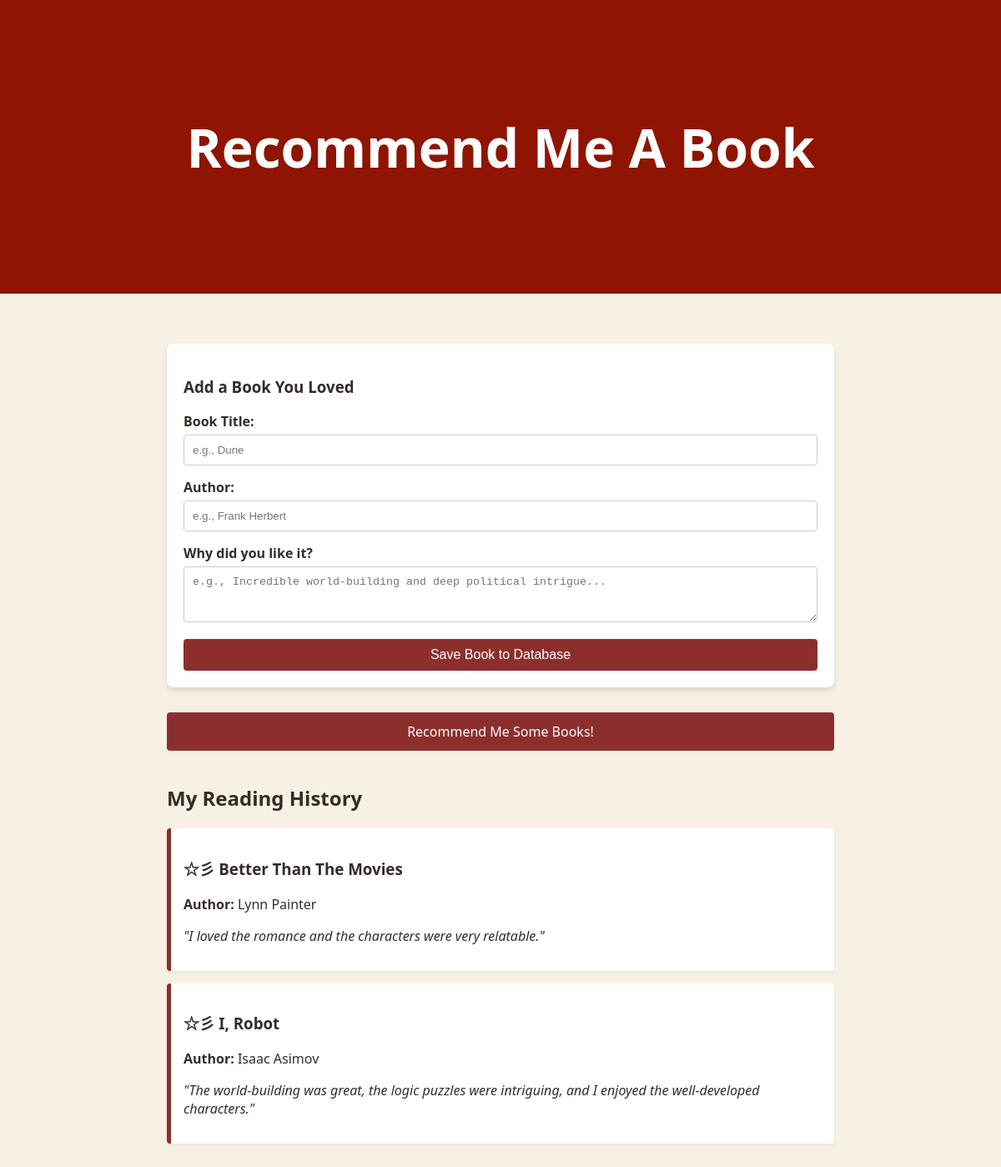
Before: / with the older database file.
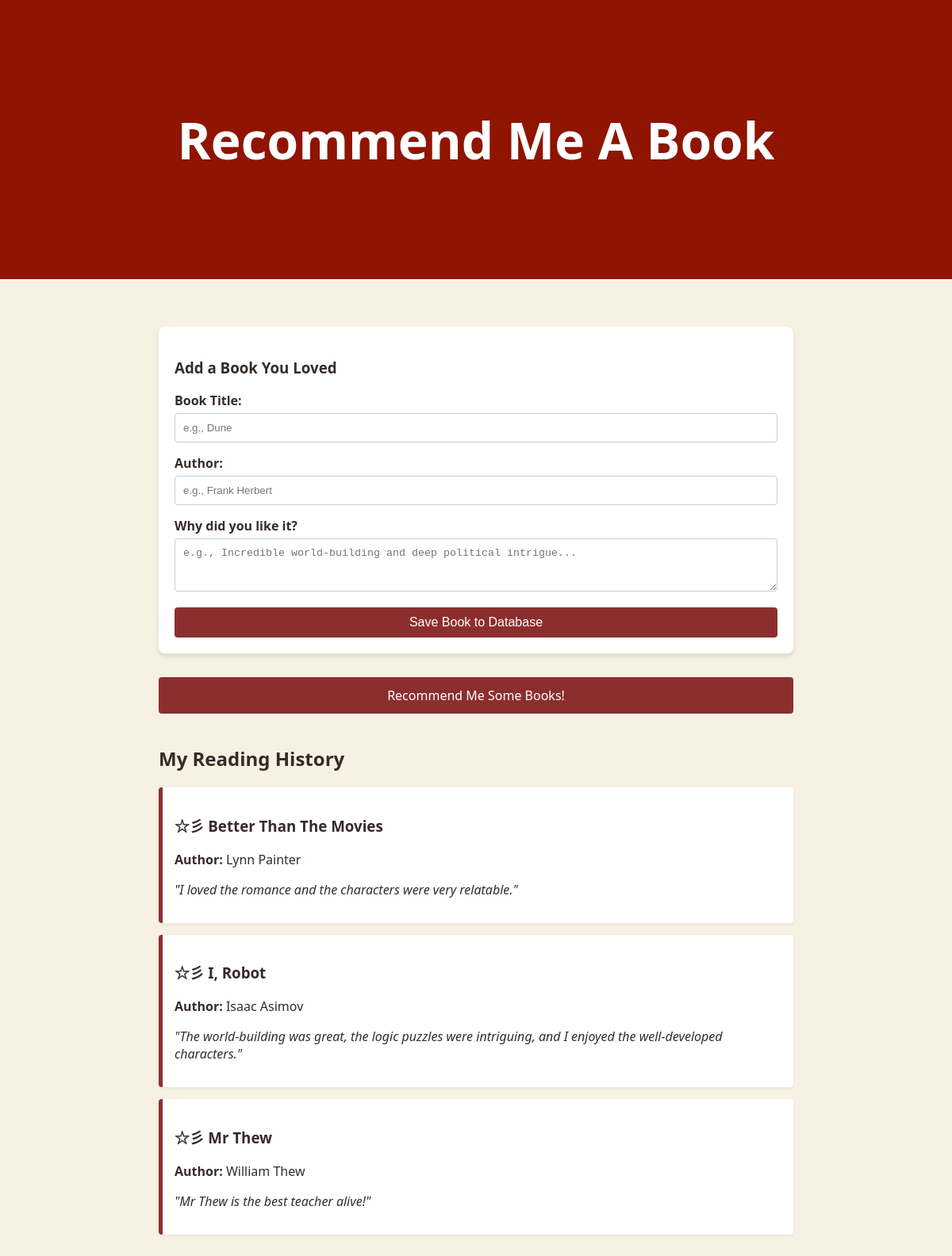
After: the same page with the newer database file.
### tables this page shows
CREATE TABLE books (
            id INTEGER PRIMARY KEY AUTOINCREMENT,
            title TEXT NOT NULL,
            author TEXT NOT NULL,
            notes TEXT NOT NULL
        );

### app.py (the view)
@app.route("/")
def home():
    conn = get_db_connection()
    all_books = conn.execute("SELECT * FROM books").fetchall()
    conn.close()
    return render_template("index.html", books=all_books, recommendations=None)

### app.py (called while the page is built)
def get_db_connection():
    conn = sqlite3.connect("books.db")
    conn.row_factory = sqlite3.Row
    return conn

### templates/index.html (shortened to what this page needs)
<!DOCTYPE html>
<html lang="en">
<head>
    <link rel="stylesheet" href="{{ url_for('static', filename='style.css') }}">
</head>
<body>
    <section class="hero-image">
        <h1 class="hero-text">
            Recommend Me A Book
        </h1>
    </section>
    <div class="page-content">
        <div class="form-container">
            <h3>Add a Book You Loved</h3>
            <form action="/add" method="POST">
                <div class="form-group">
                    <label for="title">Book Title:</label>
                    <input type="text" id="title" name="title" required placeholder="e.g., Dune">
                </div>
                <div class="form-group">
                    <label for="author">Author:</label>
                    <input type="text" id="author" name="author" required placeholder="e.g., Frank Herbert">
                </div>
                <div class="form-group">
                    <label for="notes">Why did you like it?</label>
                    <textarea id="notes" name="notes" rows="3" required placeholder="e.g., Incredible world-building and deep political intrigue..."></textarea>
                </div>
                <button type="submit">Save Book to Database</button>
            </form>
        </div>
        <a href="/recommend" class="rec-btn">Recommend Me Some Books!</a>
        <h2>My Reading History</h2>
        <div id="book-list">
            {% for book in books %}
                <div class="book-card">
                    <h3>☆彡 {{ book['title'] }}</h3>
                    <p><strong>Author:</strong> {{ book['author'] }}</p>
                    <p><em>"{{ book['notes'] }}"</em></p>
                </div>
            {% else %}
                <p style="text-align: center; color: #7f8c8d;">Your reading list is empty. Add your first book above!</p>
            {% endfor %}
        </div>
    </div>
</body>
</html>

### static/style.css (style rules this page uses)
.hero-image { background-image: url("images/darkred.png"); height: 352px; background-position: center; background-repeat: no-repeat; background-size: cover; display: flex; justify-content: center; align-items: center; }
.hero-text { color: white; font-size: 4rem; text-align: center; margin: 0; }
body { font-family: 'Segoe UI', Tahoma, Geneva, Verdana, sans-serif; background-color: rgb(247, 241, 227); color: rgb(54, 43, 40); margin: 0; }
.page-content { max-width: 800px; margin: 40px auto; padding: 20px; }
.form-container { background: white; padding: 20px; border-radius: 8px; box-shadow: 0 4px 6px rgba(0,0,0,0.1); margin-bottom: 30px; }
.form-group { margin-bottom: 15px; }
label { display: block; font-weight: bold; margin-bottom: 5px; }
input[type="text"], textarea { width: 100%; padding: 10px; border: 1px solid #ccc; border-radius: 4px; box-sizing: border-box; }
button { background-color: rgb(141, 46, 46); color: white; border: none; padding: 10px 20px; font-size: 16px; border-radius: 4px; cursor: pointer; width: 100%; }
.book-card { background: white; padding: 15px; border-left: 5px solid rgb(141, 46, 46); border-radius: 4px; margin-bottom: 15px; box-shadow: 0 2px 4px rgba(0,0,0,0.05); }
.rec-btn { background-color: rgb(141, 46, 46); color: white; border: none; padding: 12px 20px; font-size: 16px; border-radius: 4px; cursor: pointer; width: 100%; text-align: center; text-decoration: none; display: inline-block; box-sizing: border-box; margin-bottom: 20px; }

Changed rows visible on the page:
added books: title "Mr Thew", author "William Thew", notes "Mr Thew is the best teacher alive!"
